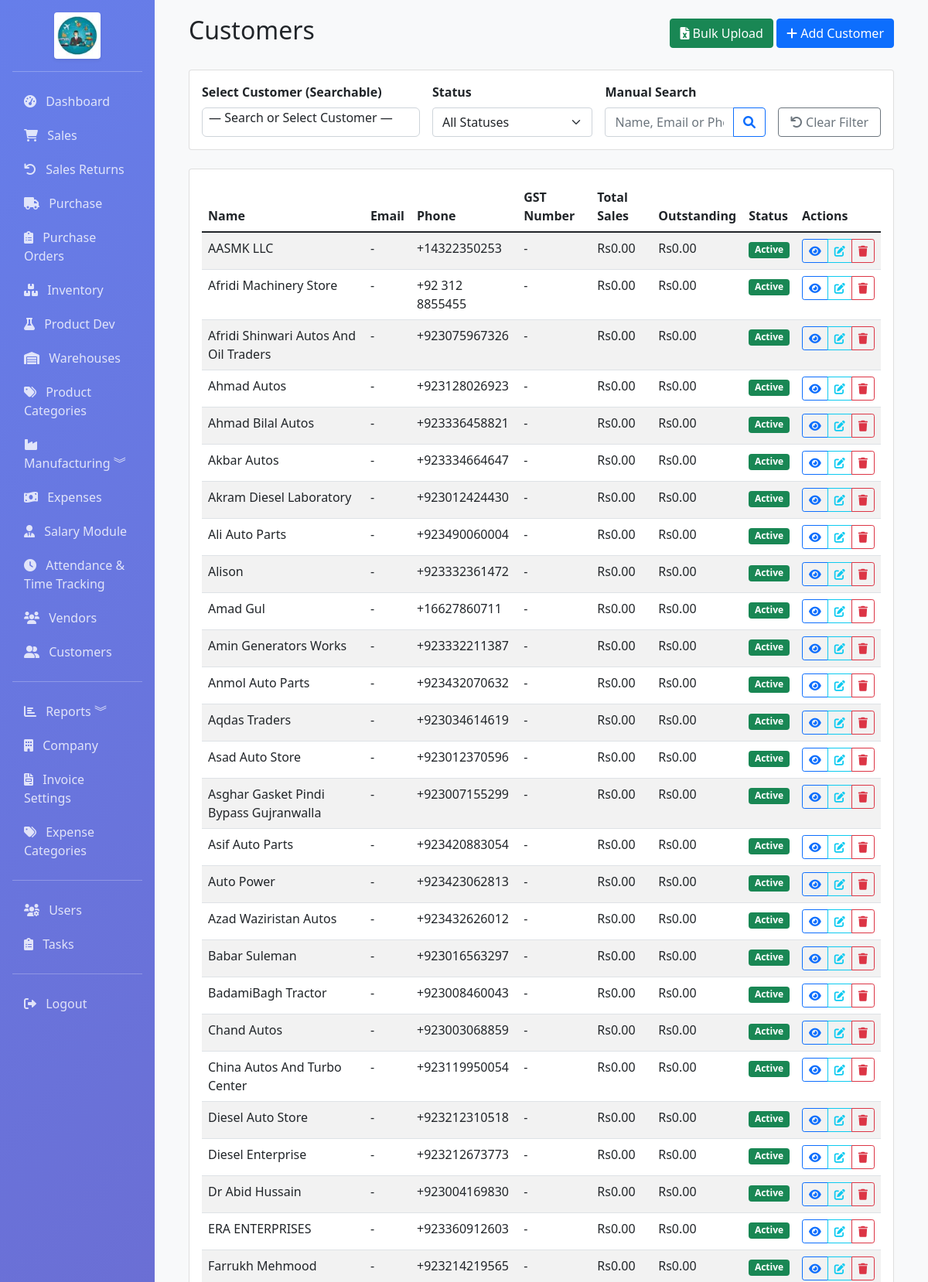
Page /sales/customers (signed in, upper part) on the committed database.
### app/models.py (models this page shows, shortened)
class Customer(db.Model):
    __tablename__ = 'customers'
    id = db.Column(db.Integer, primary_key=True)
    name = db.Column(db.String(100), nullable=False, index=True)
    email = db.Column(db.String(120), index=True)
    phone = db.Column(db.String(20))
    address = db.Column(db.Text)
    gst_number = db.Column(db.String(20), index=True)
    pan_number = db.Column(db.String(20))
    contact_person = db.Column(db.String(100))
    payment_terms = db.Column(db.Integer, default=30)  # Days
    credit_limit = db.Column(db.Float, default=0)
    opening_balance = db.Column(db.Float, default=0)
    is_active = db.Column(db.Boolean, default=True)
    created_at = db.Column(db.DateTime, default=datetime.utcnow)
    updated_at = db.Column(db.DateTime, default=datetime.utcnow, onupdate=datetime.utcnow)
    sales = db.relationship('Sale', backref='customer', lazy=True, cascade='all, delete-orphan')
    advances = db.relationship('CustomerAdvance', backref='customer', lazy=True, cascade='all, delete-orphan')
    @property
    def total_sales(self):
        return sum(sale.total for sale in self.sales)
    @property
    def outstanding_balance(self):
        return sum(sale.total - sale.paid_amount for sale in self.sales if sale.status != 'paid')

### app/routes/sales.py (the view, shortened to what this page needs)
@bp.route('/customers')
@login_required
def customers():
    status = request.args.get('status', 'all')
    search = request.args.get('search', '')
    customer_id = request.args.get('customer_id', type=int)
    query = Customer.query
    if status == 'active':
        query = query.filter_by(is_active=True)
    elif status == 'inactive':
        query = query.filter_by(is_active=False)
    if customer_id:
        query = query.filter_by(id=customer_id)
    customers = query.order_by(Customer.name.asc()).all()
    all_customers = Customer.query.order_by(Customer.name.asc()).all()
    return render_template('sales/customers.html',
                         customers=customers,
                         all_customers=all_customers,
                         current_status=status,
                         search_query=search,
                         selected_customer_id=customer_id)

### app/models.py (called while the page is built)
    @property
    def is_admin(self):
        return self.role == 'admin'

### app/templates/sales/customers.html (shortened to what this page needs)
{% extends "base.html" %}
{% block extra_css %}
<link href="https://cdn.jsdelivr.net/npm/select2@4.1.0-rc.0/dist/css/select2.min.css" rel="stylesheet" />
<link rel="stylesheet" href="https://cdn.jsdelivr.net/npm/select2-bootstrap-5-theme@1.3.0/dist/select2-bootstrap-5-theme.min.css" />
{% endblock %}
{% block content %}
<div class="container-fluid">
    <div class="d-flex justify-content-between align-items-center mb-4">
        <h2>Customers</h2>
        <div>
            <a href="{{ url_for('sales.bulk_upload_customer') }}" class="btn btn-success">
                <i class="fas fa-file-excel"></i> Bulk Upload
            </a>
            <a href="{{ url_for('sales.add_customer') }}" class="btn btn-primary">
                <i class="fas fa-plus"></i> Add Customer
            </a>
        </div>
    </div>
    <div class="card mb-4">
        <div class="card-body">
            <form method="GET" action="{{ url_for('sales.customers') }}" class="row g-3 align-items-end">
                <div class="col-md-4">
                    <label class="form-label fw-bold">Select Customer (Searchable)</label>
                </div>
                <div class="col-md-3">
                    <label class="form-label fw-bold">Status</label>
                    <select name="status" class="form-select" onchange="this.form.submit()">
                        <option value="all" {% if current_status == 'all' %}selected{% endif %}>All Statuses</option>
                    </select>
                </div>
                <div class="col-md-3">
                    <label class="form-label fw-bold">Manual Search</label>
                    <div class="input-group">
                        <input type="text" name="search" class="form-control" placeholder="Name, Email or Phone..." value="{{ search_query if not (search_query in all_customers|map(attribute='name')) else '' }}">
                        <button class="btn btn-outline-primary" type="submit">
                            <i class="fas fa-search"></i>
                        </button>
                    </div>
                </div>
                <div class="col-md-2">
                    <a href="{{ url_for('sales.customers') }}" class="btn btn-outline-secondary w-100">
                        <i class="fas fa-undo"></i> Clear Filter
                    </a>
                </div>
            </form>
        </div>
    </div>
    <div class="card">
        <div class="card-body">
            <div class="table-responsive">
                <table class="table table-striped">
                    <thead>
                        <tr>
                            <th>Name</th>
                            <th>Email</th>
                            <th>Phone</th>
                            <th>GST Number</th>
                            <th>Total Sales</th>
                            <th>Outstanding</th>
                            <th>Status</th>
                            <th>Actions</th>
                        </tr>
                    </thead>
                    <tbody>
                        {% for customer in customers %}
                        <tr>
                            <td>{{ customer.name }}</td>
                            <td>{{ customer.email or '-' }}</td>
                            <td>{{ customer.phone or '-' }}</td>
                            <td>{{ customer.gst_number or '-' }}</td>
                            <td>Rs{{ "%.2f"|format(customer.total_sales) }}</td>
                            <td>Rs{{ "%.2f"|format(customer.outstanding_balance) }}</td>
                            <td>
                                <span class="badge bg-{{ 'success' if customer.is_active else 'danger' }}">
                                    {{ 'Active' if customer.is_active else 'Inactive' }}
                                </span>
                            </td>
                            <td>
                                <div class="btn-group" role="group">
                                    <a href="{{ url_for('sales.customer_profile', id=customer.id) }}" class="btn btn-sm btn-outline-primary" title="View Profile">
                                        <i class="fas fa-eye"></i>
                                    </a>
                                    <a href="{{ url_for('sales.edit_customer', id=customer.id) }}" class="btn btn-sm btn-outline-info" title="Edit">
                                        <i class="fas fa-edit"></i>
                                    </a>
                                    <button type="button" class="btn btn-sm btn-outline-danger" title="Delete" data-bs-toggle="modal" data-bs-target="#deleteModal{{ customer.id }}">
                                        <i class="fas fa-trash"></i>
                                    </button>
                                </div>
                            </td>
                        </tr>
                        {% endfor %}
                    </tbody>
                </table>
            </div>
        </div>
    </div>
</div>
{% endblock %}

### rows in the picture
Customer: name "AASMK LLC", email "-", phone "+14322350253", gst_number "-", total_sales "0.00", outstanding_balance "0.00", is_active "Active"
Customer: name "Afridi Machinery Store", email "-", phone "+92 312 8855455", gst_number "-", total_sales "0.00", outstanding_balance "0.00", is_active "Active"
Customer: name "Afridi Shinwari Autos And Oil Traders", email "-", phone "+923075967326", gst_number "-", total_sales "0.00", outstanding_balance "0.00", is_active "Active"
Customer: name "Ahmad Autos", email "-", phone "+923128026923", gst_number "-", total_sales "0.00", outstanding_balance "0.00", is_active "Active"
Customer: name "Ahmad Bilal Autos", email "-", phone "+923336458821", gst_number "-", total_sales "0.00", outstanding_balance "0.00", is_active "Active"
Customer: name "Akbar Autos", email "-", phone "+923334664647", gst_number "-", total_sales "0.00", outstanding_balance "0.00", is_active "Active"
Customer: name "Akram Diesel Laboratory", email "-", phone "+923012424430", gst_number "-", total_sales "0.00", outstanding_balance "0.00", is_active "Active"
Customer: name "Ali Auto Parts", email "-", phone "+923490060004", gst_number "-", total_sales "0.00", outstanding_balance "0.00", is_active "Active"
Customer: name "Alison", email "-", phone "+923332361472", gst_number "-", total_sales "0.00", outstanding_balance "0.00", is_active "Active"
Customer: name "Amad Gul", email "-", phone "+16627860711", gst_number "-", total_sales "0.00", outstanding_balance "0.00", is_active "Active"
Customer: name "Amin Generators Works", email "-", phone "+923332211387", gst_number "-", total_sales "0.00", outstanding_balance "0.00", is_active "Active"
Customer: name "Anmol Auto Parts", email "-", phone "+923432070632", gst_number "-", total_sales "0.00", outstanding_balance "0.00", is_active "Active"
Customer: name "Aqdas Traders", email "-", phone "+923034614619", gst_number "-", total_sales "0.00", outstanding_balance "0.00", is_active "Active"
Customer: name "Asad Auto Store", email "-", phone "+923012370596", gst_number "-", total_sales "0.00", outstanding_balance "0.00", is_active "Active"
Customer: name "Asghar Gasket Pindi Bypass Gujranwalla", email "-", phone "+923007155299", gst_number "-", total_sales "0.00", outstanding_balance "0.00", is_active "Active"
Customer: name "Asif Auto Parts", email "-", phone "+923420883054", gst_number "-", total_sales "0.00", outstanding_balance "0.00", is_active "Active"
Customer: name "Auto Power", email "-", phone "+923423062813", gst_number "-", total_sales "0.00", outstanding_balance "0.00", is_active "Active"
Customer: name "Azad Waziristan Autos", email "-", phone "+923432626012", gst_number "-", total_sales "0.00", outstanding_balance "0.00", is_active "Active"
Customer: name "Babar Suleman", email "-", phone "+923016563297", gst_number "-", total_sales "0.00", outstanding_balance "0.00", is_active "Active"
Customer: name "BadamiBagh Tractor", email "-", phone "+923008460043", gst_number "-", total_sales "0.00", outstanding_balance "0.00", is_active "Active"
Customer: name "Chand Autos", email "-", phone "+923003068859", gst_number "-", total_sales "0.00", outstanding_balance "0.00", is_active "Active"
Customer: name "China Autos And Turbo Center", email "-", phone "+923119950054", gst_number "-", total_sales "0.00", outstanding_balance "0.00", is_active "Active"
Customer: name "Diesel Auto Store", email "-", phone "+923212310518", gst_number "-", total_sales "0.00", outstanding_balance "0.00", is_active "Active"
Customer: name "Diesel Enterprise", email "-", phone "+923212673773", gst_number "-", total_sales "0.00", outstanding_balance "0.00", is_active "Active"
Customer: name "Dr Abid Hussain", email "-", phone "+923004169830", gst_number "-", total_sales "0.00", outstanding_balance "0.00", is_active "Active"
Customer: name "ERA ENTERPRISES", email "-", phone "+923360912603", gst_number "-", total_sales "0.00", outstanding_balance "0.00", is_active "Active"
Customer: name "Farrukh Mehmood", email "-", phone "+923214219565", gst_number "-", total_sales "0.00", outstanding_balance "0.00", is_active "Active"
